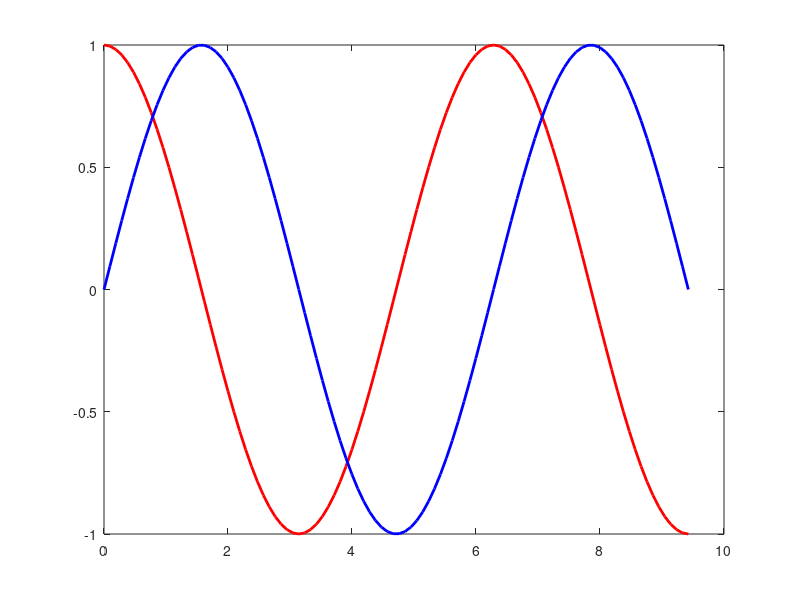

Write the MATLAB code that produced this figure.
% c = linspace(0 , 3*pi);
% y1 = cos(c);
% y2 = sin(c);
% % plot(c, y1 , c , y2)
% plot(c, y1 ,'ro-', c , y2, 'm*--')
% xlabel('Green')
% ylabel('Orange')
% title('Two Line Graph')



c = linspace(0 , 3*pi);
y1 = cos(c);
y2 = sin(c);
plot(c, y1 ,'r', 'LineWidth' , 2)
hold on
plot(c, y2 ,'b', 'LineWidth' , 2)